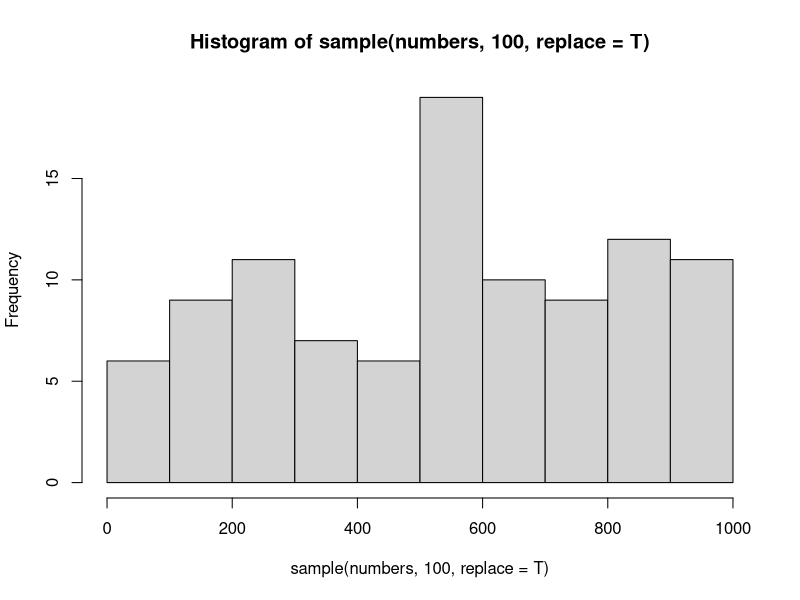
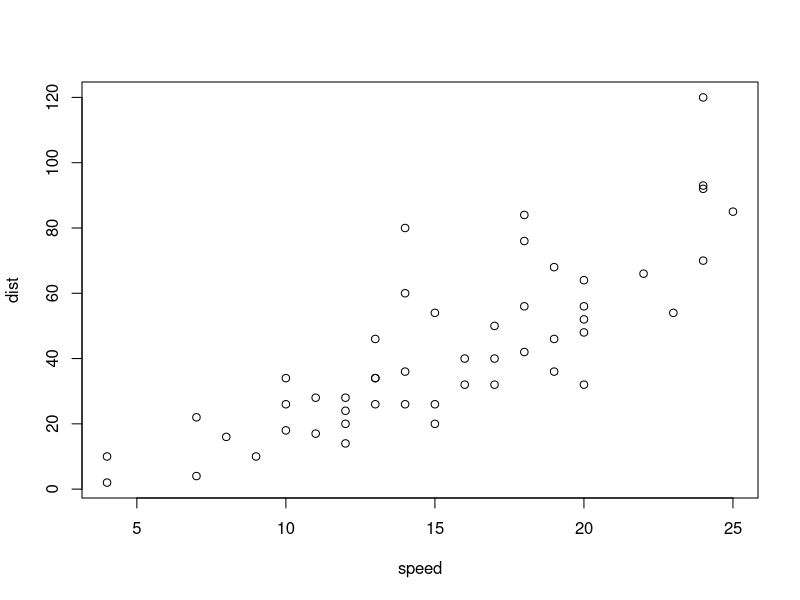

The R source for these figures, in order:
## ---- chunk 1
a=5
b=4
c=a+b
print(paste0(c))

## ---- chunk 2
#| eval: true
numbers <- 1:1000

# This will print the first 10 elements of the vector numbers
numbers[1:10]

# This will plot a histogram of 100 random elements of the vector numbers
hist(sample(numbers, 100, replace = T))
## ---- chunk 3
1 + 1
## ---- chunk 4
cars
## ---- chunk 5
plot(cars)
